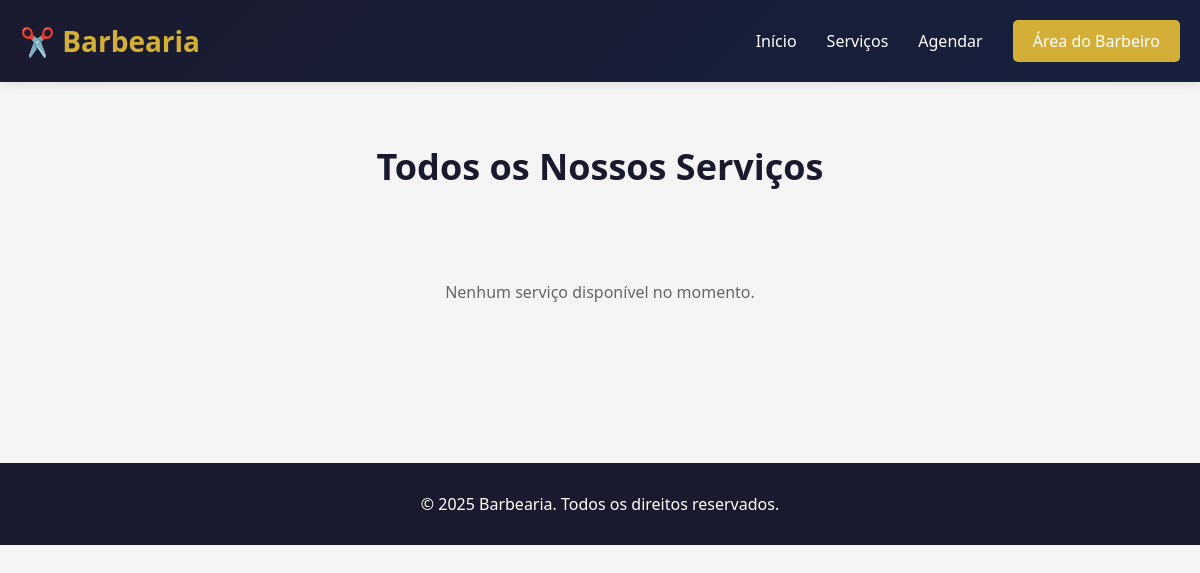
The app's page /servicos.php, older data.
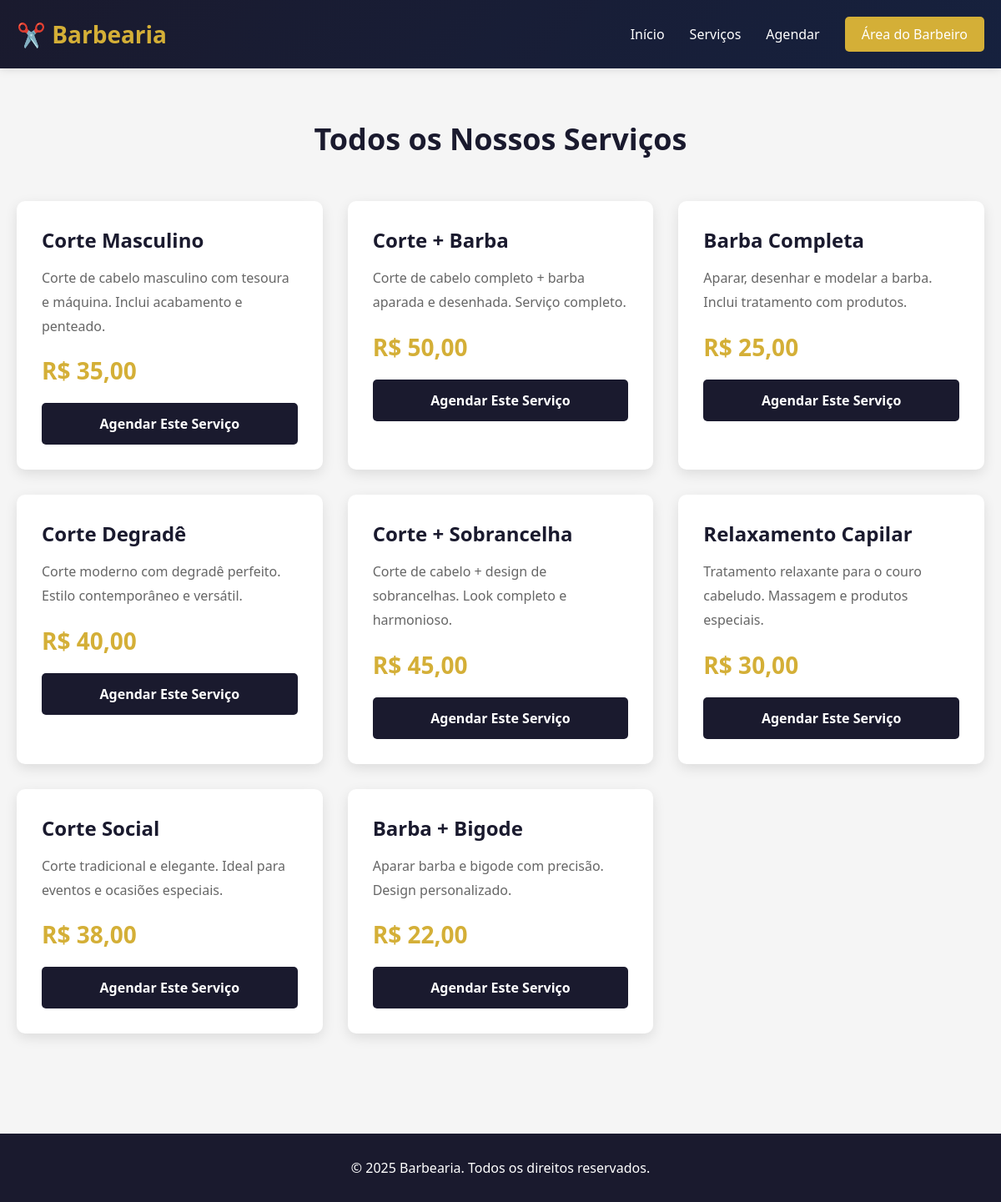
The same page, newer data.
### tables this page shows
CREATE TABLE `servicos` (
  `id` int(11) NOT NULL AUTO_INCREMENT,
  `servico` varchar(100) NOT NULL,
  `descricao` text NOT NULL,
  `preco` decimal(10,2) NOT NULL,
  `imagem` varchar(255) DEFAULT NULL,
  PRIMARY KEY (`id`)
);

### servicos.php (the view, shortened to what this page needs)
<?php
    require_once("admin/conectaMYSQL.php");
?>
<!DOCTYPE html>
<html lang="pt-BR">
<head>
</head>
<body>
    <header>
        <div class="header-container">
            <div class="logo">✂️ Barbearia</div>
            <nav class="nav-links">
                <a href="?query=home">Início</a>
                <a href="?query=servicos">Serviços</a>
                <a href="?query=agendar">Agendar</a>
                <a href="?query=login-barbeiro" class="btn-login">Área do Barbeiro</a>
            </nav>
        </div>
    </header>
    <div class="container">
        <h2 class="section-title">Todos os Nossos Serviços</h2>
        <div class="services-grid">
            <?php
                $sql = "SELECT * FROM servicos";
                $resultado = mysqli_query($connect, $sql);
                if(mysqli_num_rows($resultado) > 0) {
                    while($servico = mysqli_fetch_array($resultado)) {
                        echo '<div class="service-card">';
                        echo '<h3>' . ($servico['servico']) . '</h3>';
                        echo '<p>' . ($servico['descricao']) . '</p>';
                        echo '<div class="service-price">R$ ' . number_format($servico['preco'], 2, ',', '.') . '</div>';
                        echo '<a href="?query=agendar" class="btn-agendar">Agendar Este Serviço</a>';
                        echo '</div>';
                    }
                } else {
                    echo '<p style="grid-column: 1/-1; text-align: center; color: #666; padding: 40px;">Nenhum serviço disponível no momento.</p>';
                }
            ?>
        </div>
    </div>
    <footer>
        <p>&copy; 2025 Barbearia. Todos os direitos reservados.</p>
    </footer>
</body>
</html>

Row changes from the older to the newer data that the page shows:
added servicos: servico "Corte Masculino", descricao "Corte de cabelo masculino com tesoura e máquina. Inclui acabamento e penteado.", preco "35,00"
added servicos: servico "Corte + Barba", descricao "Corte de cabelo completo + barba aparada e desenhada. Serviço completo.", preco "50,00"
added servicos: servico "Barba Completa", descricao "Aparar, desenhar e modelar a barba. Inclui tratamento com produtos.", preco "25,00"
added servicos: servico "Corte Degradê", descricao "Corte moderno com degradê perfeito. Estilo contemporâneo e versátil.", preco "40,00"
added servicos: servico "Corte + Sobrancelha", descricao "Corte de cabelo + design de sobrancelhas. Look completo e harmonioso.", preco "45,00"
added servicos: servico "Relaxamento Capilar", descricao "Tratamento relaxante para o couro cabeludo. Massagem e produtos especiais.", preco "30,00"
added servicos: servico "Corte Social", descricao "Corte tradicional e elegante. Ideal para eventos e ocasiões especiais.", preco "38,00"
added servicos: servico "Barba + Bigode", descricao "Aparar barba e bigode com precisão. Design personalizado.", preco "22,00"
Text that changed along with them:
text no longer shown: "Nenhum serviço disponível no momento."
